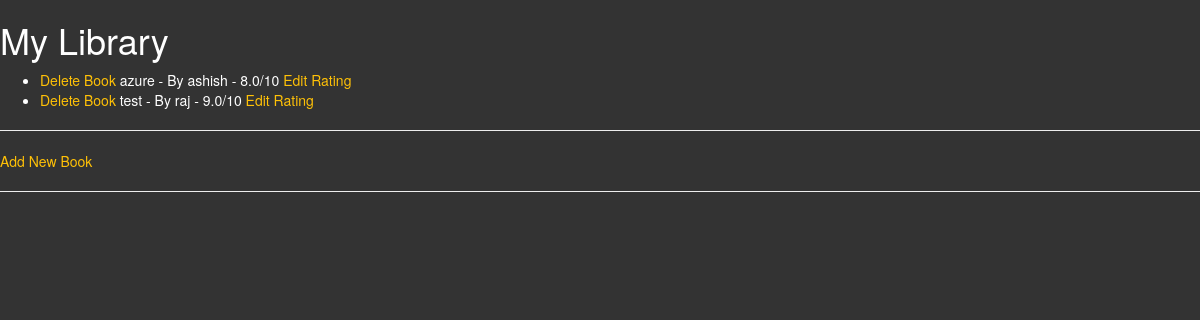
Before: / with the older database file.
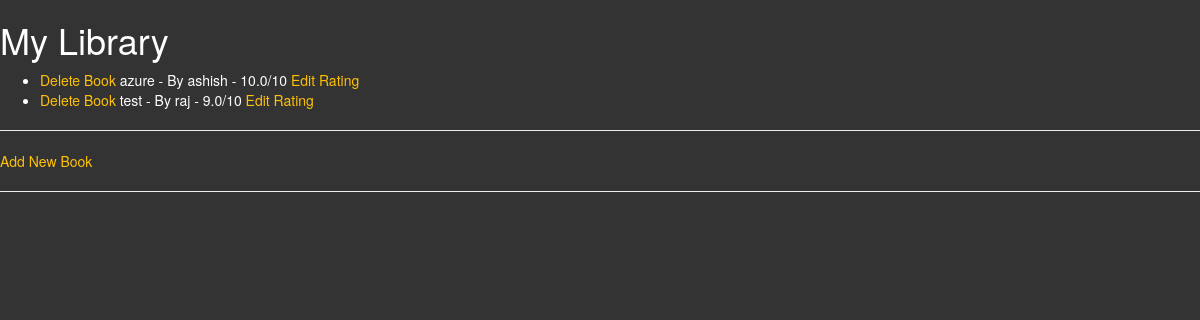
After: the same page with the newer database file.
### main.py (models this page shows, shortened)
class Books(db.Model):
    id = db.Column(db.Integer, primary_key=True)
    title = db.Column(db.String(250), unique=True, nullable=False)
    author = db.Column(db.String(250), nullable=False)
    rating = db.Column(db.Float, nullable=False)

### main.py (the view)
@app.route('/')
def home():
    all_books = db.session.query(Books).all()
    return render_template('index.html', all_books=all_books)

### templates/index.html (shortened to what this page needs)
{% extends 'bootstrap/base.html' %}
{% import "bootstrap/wtf.html" as wtf %}
{% block styles %}
{{super()}}
<link rel="stylesheet"
      href="{{url_for('.static', filename='css/styles.css')}}">
{% endblock %}
{% block content %}
<h1>My Library</h1>
    <ul>
        {% for book in all_books %}
        <li>
            <a href="{{url_for('delete_book', book_id=book.id)}}">Delete Book</a>
            {{book.title}} - By {{book.author}} - {{book.rating}}/10
            <a href="{{url_for('edit_rating', book_id=book.id)}}">Edit Rating</a>
        </li>
        {% endfor%}
    </ul>
<hr>
<a href="{{url_for('add')}}">Add New Book</a>
<hr>
{% endblock %}

Changed rows visible on the page:
changed Books "azure": rating "8.0" → "10.0"
